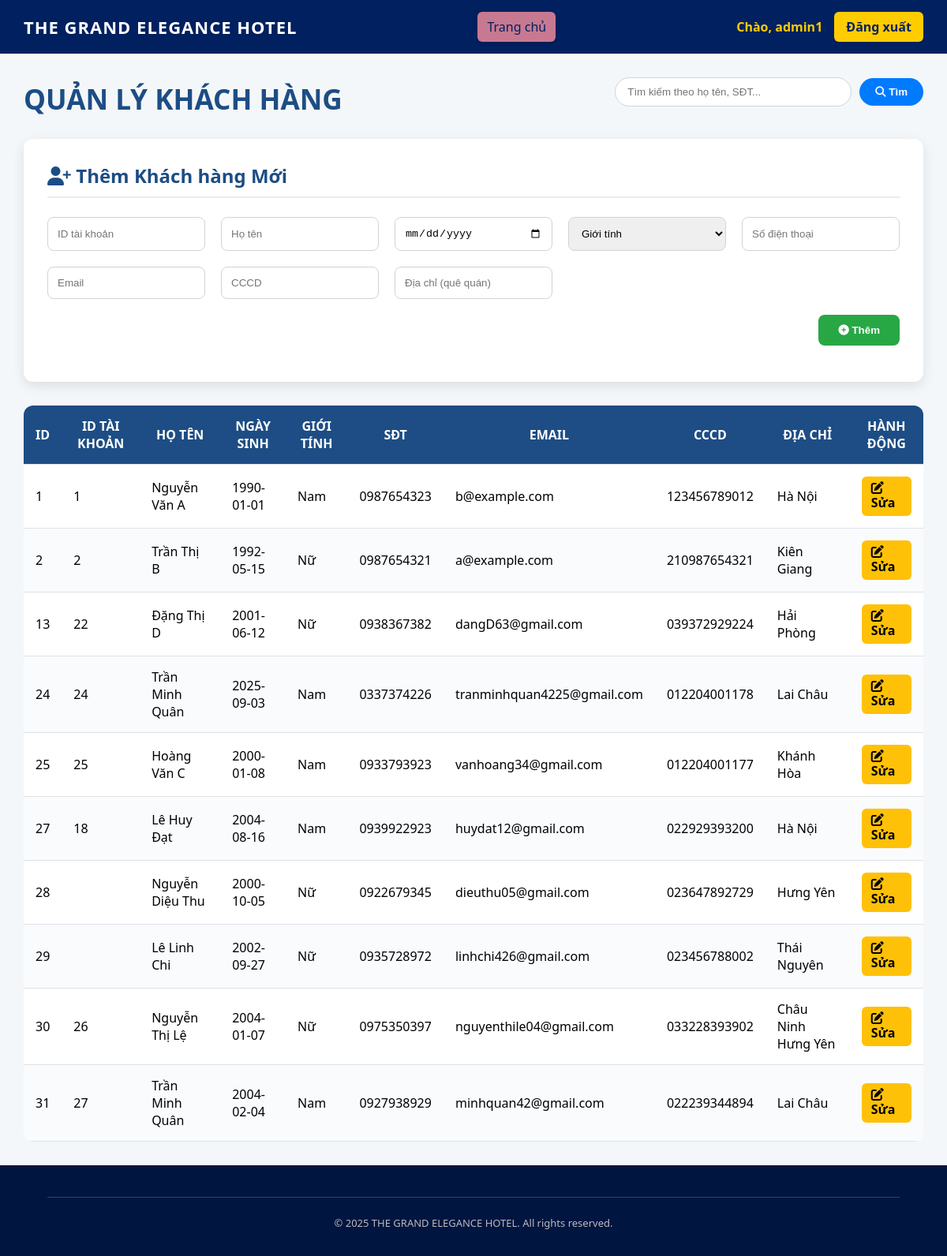
Screenshot of /admin/public/index.php?controller=khachhang&action=index (signed in) with the database file from the repository.
### tables this page shows
CREATE TABLE `khachhang` (
  `id_khachhang` int(11) NOT NULL,
  `tai_khoan_khachhang_id` int(11) DEFAULT NULL,
  `ho_ten` varchar(100) NOT NULL,
  `ngay_sinh` date DEFAULT NULL,
  `gioi_tinh` enum('Nam','Nữ','Khác') DEFAULT NULL,
  `so_dien_thoai` varchar(15) NOT NULL,
  `email` varchar(100) NOT NULL,
  `cccd` varchar(20) DEFAULT NULL,
  `dia_chi` varchar(255) DEFAULT NULL
);

### admin/controllers/KhachhangController1.php (called while the page is built, shortened)
<?php
require_once __DIR__ . '/../models/Khachhang.php';
class KhachhangController1 {
    private $khachhangModel;
    public function __construct($conn) {
        $this->khachhangModel = new Khachhang($conn);
    }
    public function index() {
        $search = $_POST['search'] ?? '';
        $khachhangs = $this->khachhangModel->getAll($search);
        $edit_data = null;
        include __DIR__ . '/../views/khachhang.php';
    }
}

### admin/models/Khachhang.php (called while the page is built, shortened)
<?php
class Khachhang {
    private $conn;
    private $table = 'khachhang';
    public function __construct($conn) {
        $this->conn = $conn;
    }
    public function getAll($search = '') {
        if (!empty($search)) {
            $sql = "SELECT * FROM `$this->table`
                    WHERE ho_ten LIKE :search
                       OR email LIKE :search
                       OR so_dien_thoai LIKE :search
                       OR cccd LIKE :search";
            $stmt = $this->conn->prepare($sql);
            $stmt->execute([':search' => "%$search%"]);
        } else {
            $sql = "SELECT * FROM `$this->table`";
            $stmt = $this->conn->query($sql);
        }
        return $stmt->fetchAll(PDO::FETCH_ASSOC);
    }
}

### admin/views/khachhang.php (the view, shortened to what this page needs)
<?php
include __DIR__ . '/layouts/header.php';
?>
<link rel="stylesheet" href="https://cdnjs.cloudflare.com/ajax/libs/font-awesome/6.5.2/css/all.min.css">
<main class="container">
    <div class="header-container">
        <h2 class="main-title">Quản lý Khách hàng</h2>
        <form method="post" class="search-form">
            <input type="text" name="search" placeholder="Tìm kiếm theo họ tên, SĐT..." value="<?= htmlspecialchars($search ?? '') ?>">
            <button type="submit" name="timkiem"><i class="fas fa-search"></i> Tìm</button>
        </form>
    </div>
    <div class="form-box">
        <h3><i class="fas fa-user-plus"></i> <?= (isset($edit_data['id_khachhang']) && $edit_data['id_khachhang']) ? "Sửa Khách hàng" : "Thêm Khách hàng Mới" ?></h3>
        <form method="post" action="index.php?controller=khachhang&action=createOrUpdate">
    <div class="form-row">
        <input type="number" name="tai_khoan_khachhang_id" placeholder="ID tài khoản" value="<?= $edit_data['tai_khoan_khachhang_id'] ?? '' ?>">
        <input type="text" name="ho_ten" placeholder="Họ tên" value="<?= $edit_data['ho_ten'] ?? '' ?>" required>
        <input type="date" name="ngay_sinh" value="<?= $edit_data['ngay_sinh'] ?? '' ?>">
        <select name="gioi_tinh">
            <option value="">Giới tính</option>
        </select>
        <input type="tel" name="so_dien_thoai" placeholder="Số điện thoại"
   value="<?= $edit_data['so_dien_thoai'] ?? '' ?>"
   oninput="this.value=this.value.replace(/[^0-9]/g,'');"
   required>
        <input type="email" name="email" placeholder="Email" value="<?= $edit_data['email'] ?? '' ?>">
        <input type="text" name="cccd" placeholder="CCCD" value="<?= $edit_data['cccd'] ?? '' ?>">
       <input type="text"
       name="dia_chi"
       placeholder="Địa chỉ (quê quán)"
       value="<?= $edit_data['dia_chi'] ?? '' ?>"
       required>
    </div>
    <div class="form-actions">
        <?php if (isset($edit_data['id_khachhang']) && $edit_data['id_khachhang']): ?>
            <button type="submit" name="capnhat" class="btn-capnhat">
                <i class="fas fa-edit"></i> Cập nhật
            </button>
        <?php else: ?>
            <button type="submit" name="them" class="btn-them">
                <i class="fas fa-plus-circle"></i> Thêm
            </button>
        <?php endif; ?>
    </div>
</form>
    </div>
    <table>
        <thead>
            <tr>
                <th>ID</th><th>ID Tài khoản</th><th>Họ tên</th><th>Ngày sinh</th>
                <th>Giới tính</th><th>SĐT</th><th>Email</th><th>CCCD</th><th>Địa chỉ</th><th>Hành động</th>
            </tr>
        </thead>
        <tbody>
            <?php if (!empty($khachhangs)): ?>
                <?php foreach($khachhangs as $row): ?>
                    <tr>
                        <td><?= htmlspecialchars($row['id_khachhang']) ?></td>
                        <td><?= htmlspecialchars($row['tai_khoan_khachhang_id']) ?></td>
                        <td><?= htmlspecialchars($row['ho_ten']) ?></td>
                        <td><?= htmlspecialchars($row['ngay_sinh']) ?></td>
                        <td><?= htmlspecialchars($row['gioi_tinh']) ?></td>
                        <td><?= htmlspecialchars($row['so_dien_thoai']) ?></td>
                        <td><?= htmlspecialchars($row['email']) ?></td>
                        <td><?= htmlspecialchars($row['cccd']) ?></td>
                        <td><?= htmlspecialchars($row['dia_chi']) ?></td>
                        <td>
                            <a class="action-btn" href="index.php?controller=khachhang&action=index&sua=<?= $row['id_khachhang'] ?>">
                                <i class="fas fa-edit"></i> Sửa
                            </a>
                        </td>
                    </tr>
                <?php endforeach; ?>
            <?php else: ?>
                <tr><td colspan="10" style="text-align:center;">Không tìm thấy khách hàng</td></tr>
            <?php endif; ?>
        </tbody>
    </table>
</main>
<?php include __DIR__ . '/layouts/footer.php'; ?>

### admin/views/khachhang.php (style rules this page uses)
.container { padding: 30px; max-width: 1400px; margin: 0 auto; }
.header-container { display: flex; justify-content: space-between; align-items: center; flex-wrap: wrap; margin-bottom: 25px; }
.main-title { color: #1d4d84; font-size: 2.2rem; font-weight: 600; text-transform: uppercase; margin: 0; }
.search-form { display: flex; gap: 10px; align-items: center; }
.search-form input { width: 300px; padding: 10px 15px; border: 1px solid #ced4da; border-radius: 25px; }
.search-form button { padding: 10px 20px; background-color: #007bff; color: white; border: none; border-radius: 25px; cursor: pointer; font-weight: 600; }
.form-box { background-color: #fff; padding: 30px; border-radius: 12px; box-shadow: 0 5px 15px rgba(0,0,0,0.1); margin-bottom: 30px; }
.form-box h3 { color: #1d4d84; margin-top: 0; font-size: 1.5rem; border-bottom: 2px solid #e9ecef; padding-bottom: 10px; }
.form-row { display: grid; grid-template-columns: repeat(auto-fit, minmax(200px, 1fr)); gap: 20px; margin-bottom: 20px; }
.form-row input, .form-row select { width: 100%; padding: 12px; border: 1px solid #ced4da; border-radius: 8px; }
.form-actions { display: flex; justify-content: flex-end; gap: 15px; margin-top: 20px; }
.form-actions button { padding: 12px 25px; border-radius: 8px; font-weight: 600; border: none; cursor: pointer; color: #fff; }
.btn-them { background-color: #28a745; }
table { width: 100%; border-collapse: collapse; background-color: #fff; border-radius: 12px; overflow: hidden; margin-top: 20px; }
th, td { padding: 15px; border-bottom: 1px solid #dee2e6; }
th { background-color: #1d4d84; color: #fff; text-transform: uppercase; }
tr:nth-child(even) { background-color: #f9fbfd; }
.action-btn { display: inline-block; padding: 6px 12px; border-radius: 6px; background-color: #ffc107; color: #000; font-weight: 600; text-decoration: none; }

### rows the page displays
khachhang: id_khachhang "1", tai_khoan_khachhang "1", ho_ten "Nguyễn Văn A", ngay_sinh "1990-01-01", gioi_tinh "Nam", so_dien_thoai "0987654323", email "b@example.com", cccd "123456789012", dia_chi "Hà Nội"
khachhang: id_khachhang "2", tai_khoan_khachhang "2", ho_ten "Trần Thị B", ngay_sinh "1992-05-15", gioi_tinh "Nữ", so_dien_thoai "0987654321", email "a@example.com", cccd "210987654321", dia_chi "Kiên Giang"
khachhang: id_khachhang "13", tai_khoan_khachhang "22", ho_ten "Đặng Thị D", ngay_sinh "2001-06-12", gioi_tinh "Nữ", so_dien_thoai "0938367382", email "dangD63@gmail.com", cccd "039372929224", dia_chi "Hải Phòng"
khachhang: id_khachhang "24", tai_khoan_khachhang "24", ho_ten "Trần Minh Quân", ngay_sinh "2025-09-03", gioi_tinh "Nam", so_dien_thoai "0337374226", email "tranminhquan4225@gmail.com", cccd "012204001178", dia_chi "Lai Châu"
khachhang: id_khachhang "25", tai_khoan_khachhang "25", ho_ten "Hoàng Văn C", ngay_sinh "2000-01-08", gioi_tinh "Nam", so_dien_thoai "0933793923", email "vanhoang34@gmail.com", cccd "012204001177", dia_chi "Khánh Hòa"
khachhang: id_khachhang "27", tai_khoan_khachhang "18", ho_ten "Lê Huy Đạt", ngay_sinh "2004-08-16", gioi_tinh "Nam", so_dien_thoai "0939922923", email "huydat12@gmail.com", cccd "022929393200", dia_chi "Hà Nội"
khachhang: id_khachhang "28", ho_ten "Nguyễn Diệu Thu", ngay_sinh "2000-10-05", gioi_tinh "Nữ", so_dien_thoai "0922679345", email "dieuthu05@gmail.com", cccd "023647892729", dia_chi "Hưng Yên"
khachhang: id_khachhang "29", ho_ten "Lê Linh Chi", ngay_sinh "2002-09-27", gioi_tinh "Nữ", so_dien_thoai "0935728972", email "linhchi426@gmail.com", cccd "023456788002", dia_chi "Thái Nguyên"
khachhang: id_khachhang "30", tai_khoan_khachhang "26", ho_ten "Nguyễn Thị Lệ", ngay_sinh "2004-01-07", gioi_tinh "Nữ", so_dien_thoai "0975350397", email "nguyenthile04@gmail.com", cccd "033228393902", dia_chi "Châu Ninh Hưng Yên"
khachhang: id_khachhang "31", tai_khoan_khachhang "27", ho_ten "Trần Minh Quân", ngay_sinh "2004-02-04", gioi_tinh "Nam", so_dien_thoai "0927938929", email "minhquan42@gmail.com", cccd "022239344894", dia_chi "Lai Châu"

### other values shown
$_SESSION['user_name'] "admin1"
